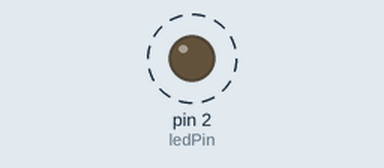
Simulated run of this sketch. Board: Arduino Uno, built with avr-gcc and run on an emulated ATmega328P. On the bench: output pins drawn as LEDs (lit = HIGH). Dashed ring = blinking. What the sketch prints to the serial monitor is not drawn.

Above: at 0.5 s.
Timing chart, 0 to 4.6 s (numbered marks = the images above):
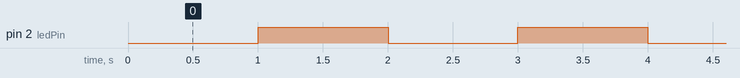

Measured:
- by itself, pin 2 (ledPin): alternates HIGH for 1.0 s and LOW for 1.0 s

The sketch:

test.ino
```cpp
// 作业2：millis() 实现 1Hz LED 闪烁
// 功能：1秒亮、1秒灭，不使用delay()

const int ledPin = 2;           // 板载LED引脚
unsigned long lastMillis = 0;   // 记录上一次翻转时间
const long interval = 1000;     // 1000ms = 1秒 → 1Hz

void setup() {
  pinMode(ledPin, OUTPUT);      // 设置LED为输出模式
  Serial.begin(115200);         // 初始化串口（方便调试）
}

void loop() {
  // 获取当前系统时间（毫秒）
  unsigned long currentMillis = millis();

  // 判断：时间到了就翻转LED
  if (currentMillis - lastMillis >= interval) {
    lastMillis = currentMillis;       // 更新时间

    int state = digitalRead(ledPin);  // 读取当前状态
    digitalWrite(ledPin, !state);     // 翻转亮/灭

    Serial.println("LED 状态翻转");   // 串口输出（可选）
  }
}
```
